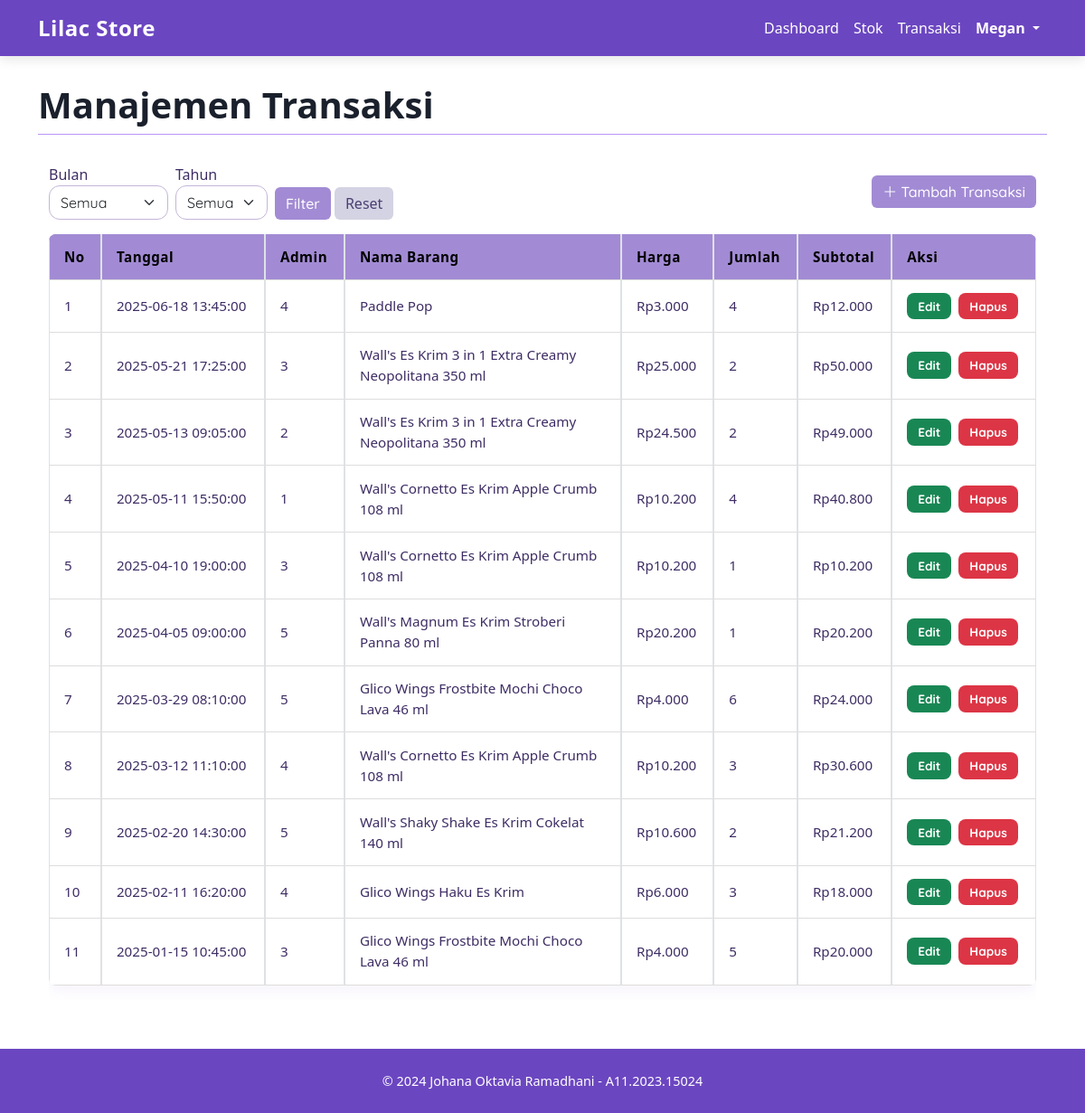
/admin.php?page=adminTransaksi (signed in), run on the app's committed database.
### tables this page shows
CREATE TABLE `tbl_transaksi` (
  `id_trans` int NOT NULL,
  `tgl_trans` datetime NOT NULL,
  `id_admin` int DEFAULT NULL,
  `id_brg` int DEFAULT NULL,
  `nama_brg` text,
  `harga` decimal(10,2) DEFAULT NULL,
  `jml_jual` int DEFAULT NULL,
  `subtotal` decimal(10,2) DEFAULT NULL
);

### adminTransaksi.php (the view, shortened to what this page needs)
<?php
include "koneksi.php";
$bulan = $_GET['bulan'] ?? 'all';
$tahun = $_GET['tahun'] ?? 'all';
$showAll = ($bulan === 'all' || $tahun === 'all');
?>
<div class="container py-4">
  <div class="row mb-3 align-items-center">
    <div class="col-md-6">
      <form method="get" class="row g-2 align-items-end">
        <div class="col-auto">
          <label>Bulan</label>
          <select name="bulan" class="form-select">
            <option value="all" <?= ($bulan == 'all') ? 'selected' : '' ?>>Semua</option>
          </select>
        </div>
        <div class="col-auto">
          <label>Tahun</label>
          <select name="tahun" class="form-select">
            <option value="all" <?= ($tahun == 'all') ? 'selected' : '' ?>>Semua</option>
          </select>
        </div>
        <div class="col-auto">
          <button type="submit" class="btn btn-primary">Filter</button>
          <a href="admin.php?page=adminTransaksi" class="btn btn-secondary">Reset</a>
        </div>
      </form>
    </div>
    <div class="col-md-6 text-end">
      <button class="btn btn-primary" data-bs-toggle="modal" data-bs-target="#modalTambah">
        <i class="bi bi-plus-lg"></i> Tambah Transaksi
      </button>
    </div>
  </div>
  <div class="table-responsive">
        <table class="table table-bordered table-hover">
            <thead class="thead-lilac">
                <tr>
                    <th>No</th>
                    <th>Tanggal</th>
                    <th>Admin</th>
                    <th>Nama Barang</th>
                    <th>Harga</th>
                    <th>Jumlah</th>
                    <th>Subtotal</th>
                    <th>Aksi</th>
                </tr>
            </thead>
            <tbody>
                <?php
                  if ($showAll) {
                      $result = $conn->query("SELECT * FROM tbl_transaksi ORDER BY tgl_trans DESC");
                  }
                  $no = 1;
                  while ($row = $result->fetch_assoc()) :
                  ?>
                  <tr>
                      <td><?= $no++ ?></td>
                      <td><?= $row['tgl_trans'] ?></td>
                      <td><?= $row['id_admin'] ?></td>
                      <td><?= $row['nama_brg'] ?></td>
                      <td>Rp<?= number_format($row['harga'], 0, ',', '.') ?></td>
                      <td><?= $row['jml_jual'] ?></td>
                      <td>Rp<?= number_format($row['subtotal'], 0, ',', '.') ?></td>
                      <td>
                        <div class="d-flex gap-2">
                          <a href="#" class="badge bg-success" data-bs-toggle="modal" data-bs-target="#modalEdit<?= $row['id_trans'] ?>">Edit</a>
                          <a href="#" class="badge bg-danger" data-bs-toggle="modal" data-bs-target="#modalHapus<?= $row['id_trans'] ?>">Hapus</a>
                        </div>
                      </td>
                  </tr>
                <?php endwhile; ?>
            </tbody>
        </table>
  </div>
</div>

### admin.php (style rules this page uses)
* { margin: 0; padding: 0; box-sizing: border-box; font-family: 'Segoe UI', sans-serif; }
body, html { height: 100%; background-color: #fdfaff; display: flex; flex-direction: column; }
.table thead { background-color: #9F7AEA; color: white; }
.btn-primary { background-color: #9F7AEA; border: none; }
input, select, textarea { border: 1px solid #D6BCFA; border-radius: 6px; padding: 8px 12px; }

### adminTransaksi.php (style rules this page uses)
:root { --lilac-gradient-start: #eae6fc; --lilac-gradient-end: #f8f4ff; --lilac-shadow: rgba(162, 139, 212, 0.75); --lilac-primary: #a28bd4; --lilac-muted: #c4b5d9; --text-dark: #3e2d64; --text-muted: #6d5d92; --bg-footer: #f0eaff; --table-hover: rgba(226, 215, 255, 0.6); --table-stripe: #f7f1ff; }
body { background-color: var(--lilac-gradient-end); font-family: 'Quicksand', sans-serif; color: var(--text-dark); }
.table { border-radius: 0.5rem; overflow: hidden; box-shadow: 0 6px 15px rgba(162, 139, 212, 0.1); animation: fadeInTable 0.6s ease; background-color: white; border-collapse: separate; border-spacing: 0; }
.table .badge { padding: 0.5rem 0.75rem; font-size: 0.85rem; border-radius: 0.5rem; text-decoration: none; display: inline-block; }
.d-flex.gap-2 { gap: 0.5rem; }
.thead-lilac { background-color: var(--lilac-primary) !important; }
.thead-lilac th { background-color: var(--lilac-primary) !important; color: black !important; font-weight: 700; font-size: 1.05rem; text-transform: capitalize; letter-spacing: 0.5px; }
.table th, .table td { padding: 0.85rem 1rem; vertical-align: middle; border-bottom: 1px solid #ddd; color: var(--text-dark); font-size: 0.95rem; white-space: nowrap; }
.table td:nth-child(4) { text-align: left; max-width: 300px; white-space: normal; }
.table tbody tr:nth-child(even) { background-color: var(--table-stripe); }
.table-hover tbody tr { transition: all 0.2s ease; }
.table tbody tr { animation: fadeInRow 0.4s ease-in-out both; }
.btn-primary { background-color: var(--lilac-primary); border: none; font-weight: 500; transition: all 0.3s ease; color: white; font-family: 'Quicksand', sans-serif; }
.btn-secondary { background-color: #d3d3e3; color: #4b3f72; border: none; }
.btn { transition: all 0.3s ease-in-out; }
input.form-control, select.form-select { border-radius: 0.75rem; border: 1px solid var(--lilac-muted); background-color: white; font-family: 'Quicksand', sans-serif; }
.badge.bg-success { background-color: #88d6ba; cursor: pointer; }
.badge.bg-danger { background-color: #e79999; cursor: pointer; }
.badge { transition: all 0.3s ease; font-family: 'Quicksand', sans-serif; }

### data on the page
tbl_transaksi: tgl_trans "2025-06-18 13:45:00", id_admin "4", nama_brg "Paddle Pop", harga "3.000", jml_jual "4", subtotal "12.000"
tbl_transaksi: tgl_trans "2025-05-21 17:25:00", id_admin "3", nama_brg "Wall's Es Krim 3 in 1 Extra Creamy Neopolitana 350 ml", harga "25.000", jml_jual "2", subtotal "50.000"
tbl_transaksi: tgl_trans "2025-05-13 09:05:00", id_admin "2", nama_brg "Wall's Es Krim 3 in 1 Extra Creamy Neopolitana 350 ml", harga "24.500", jml_jual "2", subtotal "49.000"
tbl_transaksi: tgl_trans "2025-05-11 15:50:00", id_admin "1", nama_brg "Wall's Cornetto Es Krim Apple Crumb 108 ml", harga "10.200", jml_jual "4", subtotal "40.800"
tbl_transaksi: tgl_trans "2025-04-10 19:00:00", id_admin "3", nama_brg "Wall's Cornetto Es Krim Apple Crumb 108 ml", harga "10.200", jml_jual "1", subtotal "10.200"
tbl_transaksi: tgl_trans "2025-04-05 09:00:00", id_admin "5", nama_brg "Wall's Magnum Es Krim Stroberi Panna 80 ml", harga "20.200", jml_jual "1", subtotal "20.200"
tbl_transaksi: tgl_trans "2025-03-29 08:10:00", id_admin "5", nama_brg "Glico Wings Frostbite Mochi Choco Lava 46 ml", harga "4.000", jml_jual "6", subtotal "24.000"
tbl_transaksi: tgl_trans "2025-03-12 11:10:00", id_admin "4", nama_brg "Wall's Cornetto Es Krim Apple Crumb 108 ml", harga "10.200", jml_jual "3", subtotal "30.600"
tbl_transaksi: tgl_trans "2025-02-20 14:30:00", id_admin "5", nama_brg "Wall's Shaky Shake Es Krim Cokelat 140 ml", harga "10.600", jml_jual "2", subtotal "21.200"
tbl_transaksi: tgl_trans "2025-02-11 16:20:00", id_admin "4", nama_brg "Glico Wings Haku Es Krim", harga "6.000", jml_jual "3", subtotal "18.000"
tbl_transaksi: tgl_trans "2025-01-15 10:45:00", id_admin "3", nama_brg "Glico Wings Frostbite Mochi Choco Lava 46 ml", harga "4.000", jml_jual "5", subtotal "20.000"

### other printed values
$_SESSION['nama_admin'] "Megan"
$pageTitle "Manajemen Transaksi"
